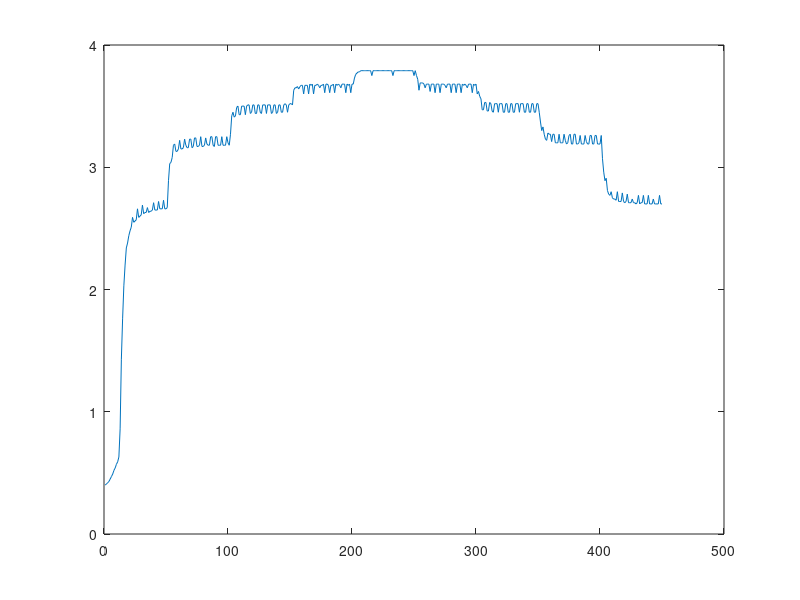

Recreate this plot in MATLAB.
v= [0.40
0.41
0.42
0.43
0.45
0.47
0.49
0.52
0.54
0.57
0.59
0.63
0.86
1.43
1.76
2.03
2.20
2.34
2.38
2.44
2.48
2.51
2.59
2.55
2.56
2.57
2.66
2.59
2.60
2.61
2.69
2.62
2.63
2.63
2.67
2.63
2.64
2.64
2.65
2.71
2.65
2.65
2.65
2.72
2.66
2.66
2.66
2.73
2.66
2.66
2.67
2.89
3.03
3.04
3.08
3.18
3.19
3.13
3.13
3.15
3.22
3.15
3.15
3.16
3.23
3.18
3.16
3.16
3.23
3.23
3.16
3.17
3.24
3.24
3.17
3.17
3.18
3.25
3.17
3.17
3.18
3.24
3.19
3.18
3.18
3.25
3.25
3.18
3.17
3.25
3.25
3.18
3.18
3.18
3.25
3.18
3.18
3.18
3.25
3.20
3.18
3.27
3.42
3.45
3.41
3.42
3.49
3.50
3.43
3.43
3.50
3.50
3.50
3.43
3.50
3.51
3.51
3.44
3.45
3.51
3.51
3.44
3.44
3.51
3.51
3.45
3.44
3.51
3.51
3.51
3.44
3.51
3.51
3.51
3.44
3.45
3.51
3.51
3.44
3.45
3.51
3.51
3.45
3.45
3.51
3.52
3.51
3.45
3.51
3.52
3.52
3.51
3.63
3.65
3.65
3.66
3.64
3.66
3.67
3.67
3.60
3.67
3.67
3.67
3.60
3.68
3.67
3.68
3.60
3.67
3.67
3.68
3.67
3.65
3.67
3.67
3.68
3.61
3.68
3.68
3.67
3.61
3.67
3.67
3.68
3.61
3.68
3.67
3.68
3.67
3.65
3.68
3.68
3.68
3.61
3.68
3.67
3.68
3.61
3.68
3.68
3.73
3.76
3.77
3.78
3.78
3.79
3.79
3.79
3.79
3.79
3.79
3.79
3.79
3.79
3.75
3.79
3.79
3.79
3.79
3.79
3.79
3.79
3.79
3.79
3.79
3.79
3.79
3.79
3.79
3.79
3.79
3.75
3.79
3.79
3.79
3.79
3.79
3.79
3.79
3.79
3.79
3.79
3.79
3.79
3.79
3.79
3.79
3.79
3.75
3.79
3.75
3.72
3.63
3.69
3.69
3.69
3.68
3.65
3.68
3.68
3.68
3.62
3.68
3.68
3.68
3.61
3.68
3.68
3.68
3.61
3.68
3.68
3.68
3.67
3.65
3.68
3.68
3.68
3.61
3.68
3.68
3.68
3.61
3.68
3.68
3.68
3.61
3.68
3.67
3.68
3.67
3.65
3.68
3.68
3.68
3.61
3.68
3.67
3.68
3.60
3.62
3.58
3.56
3.47
3.47
3.53
3.53
3.46
3.46
3.53
3.52
3.46
3.45
3.52
3.52
3.52
3.45
3.52
3.52
3.52
3.45
3.45
3.52
3.52
3.45
3.45
3.52
3.52
3.45
3.45
3.52
3.52
3.52
3.45
3.52
3.52
3.52
3.45
3.45
3.52
3.52
3.45
3.45
3.52
3.52
3.45
3.45
3.52
3.52
3.45
3.37
3.30
3.33
3.27
3.23
3.22
3.28
3.27
3.27
3.21
3.27
3.27
3.20
3.20
3.20
3.27
3.20
3.20
3.20
3.27
3.22
3.19
3.20
3.26
3.27
3.19
3.19
3.27
3.27
3.19
3.19
3.20
3.26
3.19
3.19
3.19
3.26
3.21
3.19
3.19
3.26
3.26
3.19
3.19
3.26
3.26
3.19
3.19
3.19
3.26
3.07
2.96
2.89
2.91
2.81
2.78
2.77
2.80
2.75
2.74
2.74
2.73
2.80
2.72
2.72
2.72
2.79
2.72
2.71
2.72
2.78
2.71
2.71
2.71
2.74
2.71
2.71
2.70
2.71
2.77
2.70
2.71
2.71
2.77
2.70
2.70
2.70
2.77
2.70
2.70
2.70
2.74
2.70
2.70
2.70
2.70
2.77
2.70
2.70
];


for i=1:1:450
   x(i) = i; 
end
plot(x,v);
